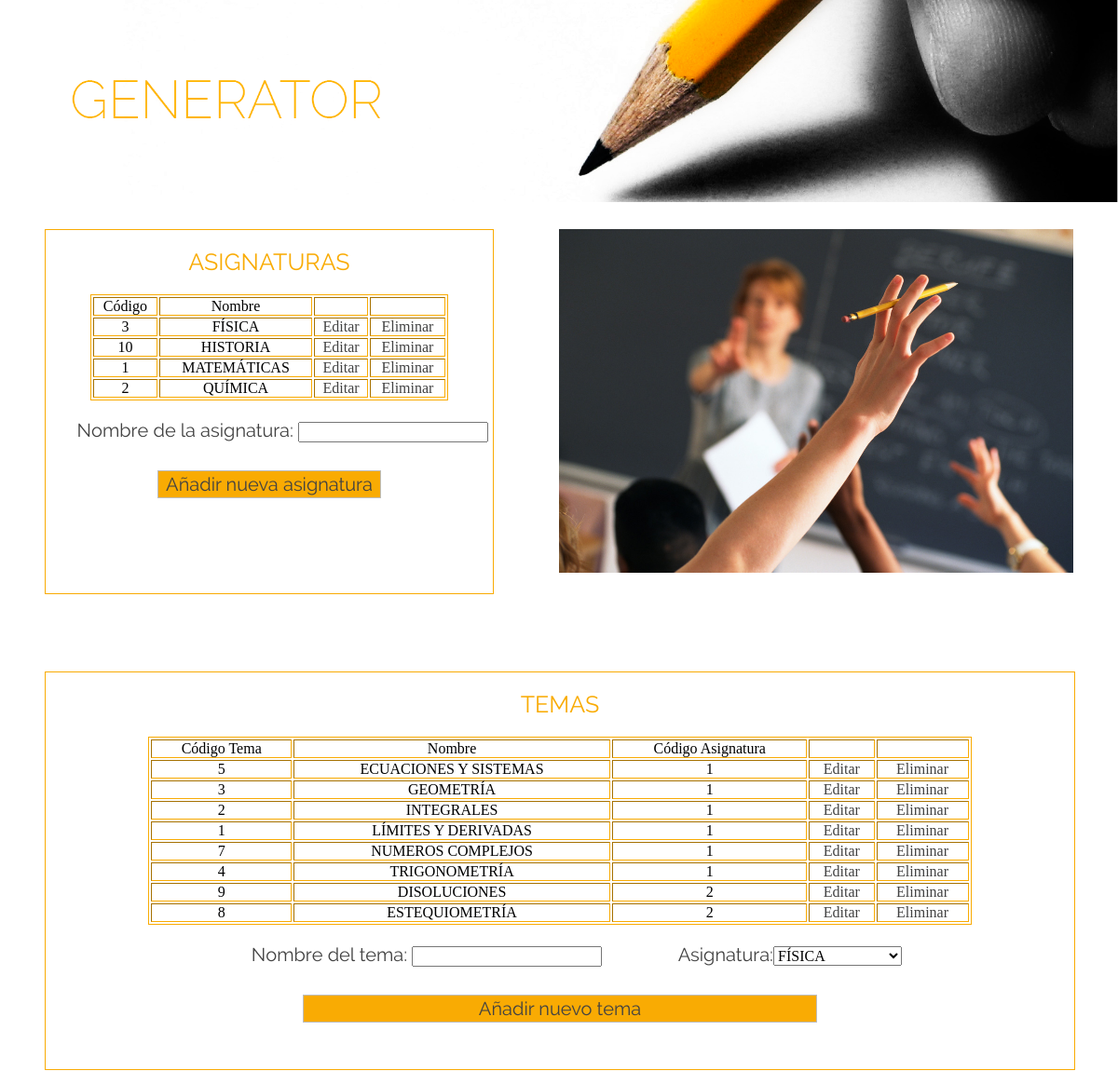
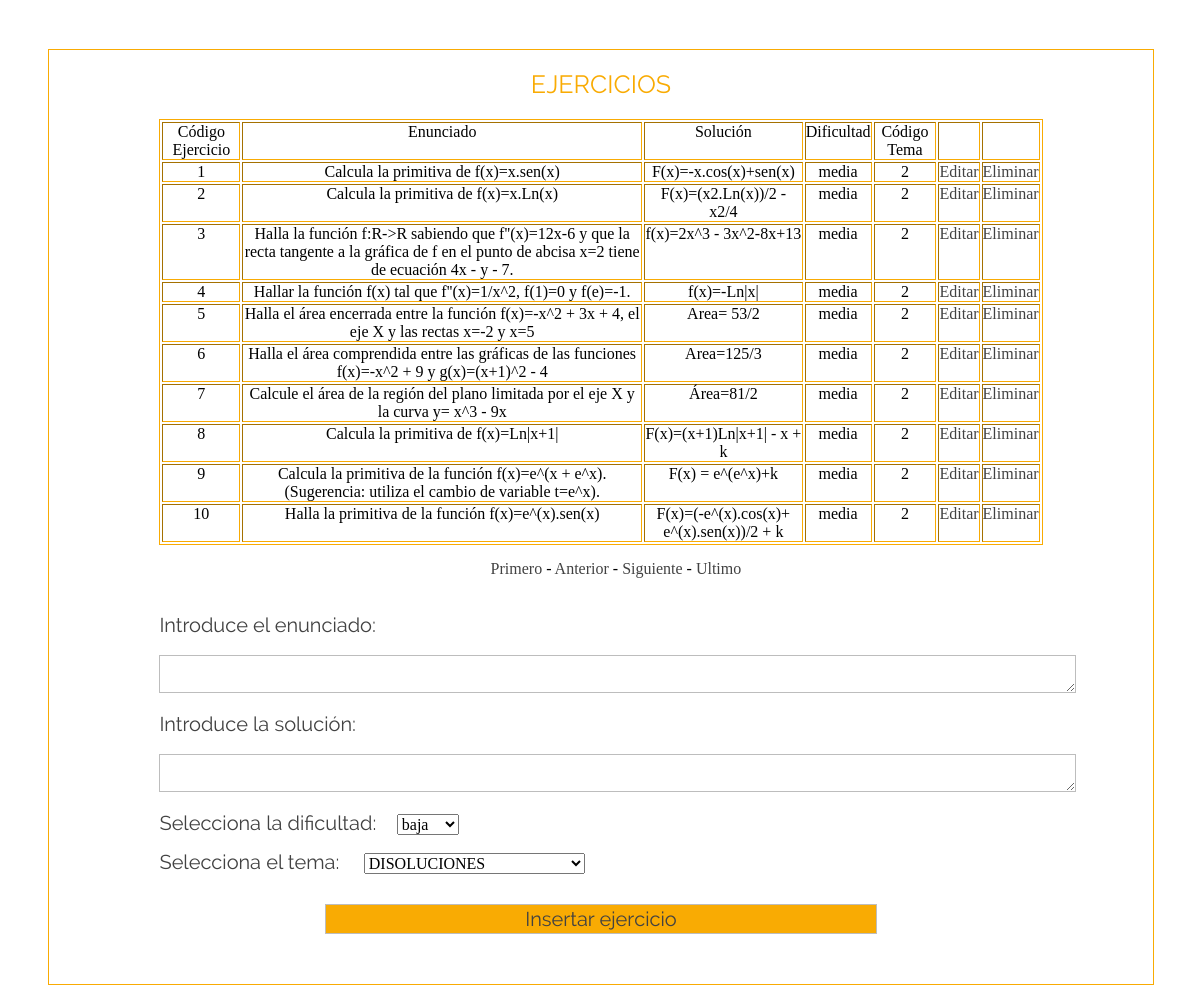
The app's page /php/administrador.php with its own data (2 pictures, top to bottom).
### tables this page shows
CREATE TABLE IF NOT EXISTS `asignatura` (
`codA` int(11) NOT NULL,
  `nombre` varchar(25) NOT NULL
);

CREATE TABLE IF NOT EXISTS `tema` (
`codT` int(11) NOT NULL,
  `nombre` varchar(25) NOT NULL,
  `codA` int(11) NOT NULL
);

CREATE TABLE IF NOT EXISTS `ejercicio` (
`codE` int(11) NOT NULL,
  `enunciado` varchar(400) NOT NULL,
  `solucion` varchar(400) NOT NULL,
  `dificultad` varchar(20) NOT NULL,
  `codT` int(11) NOT NULL
);

### clases/AutoCarga.php (called while the page is built, shortened)
<?php
class AutoCarga {
    static function cargar($clase){
        $clase = str_replace("\\", "/", $clase);
        $archivo = "../clases/" .$clase . ".php";
   }
}

### clases/ManageAsignatura.php (called while the page is built, shortened)
<?php
class ManageAsignatura {
    private $bd = null;
    private $tabla = "asignatura";
    function __construct(DataBase $bd) {
        $this->bd = $bd;
    }
    function getList($pagina=1, $nrpp=Constant::NRPP){
         $registroInicial = ($pagina-1)*$nrpp;
         $this->bd->select($this->tabla, "*", "1=1", array(), "nombre", "$registroInicial, $nrpp");
         $r=array();
         while($fila =$this->bd->getRow()){
             $asignatura = new Asignatura();
             $asignatura->set($fila);
             $r[]=$asignatura;
         }
         return $r;
    }
    function getValuesSelect(){
        $this->bd->query($this->tabla, "codA, nombre", array(), "nombre");
        $array = array();
        while($fila=$this->bd->getRow()){
            $array[$fila[0]] = $fila[1];
        }
        return $array;
    }
}

### clases/DataBase.php (called while the page is built, shortened)
<?php
class DataBase {
    private $conexion, $consulta;
    function __construct() {
        try {
            $this->conexion = new PDO(
                    'mysql:host=' . Constant::SERVER . ';' .
                    'dbname=' . Constant::DATABASE, Constant::DBUSER, Constant::DBPASSWORD, array(
                PDO::ATTR_PERSISTENT => true,
                PDO::MYSQL_ATTR_INIT_COMMAND => 'set names utf8')
            );
        } catch (PDOException $e) {
            var_dump($e);
            exit();
        }
    }
    function send($sql, $parametros = array()) {
        $this->consulta = $this->conexion->prepare($sql);
        return $this->consulta->execute();
    }
    function getRow() {
        $r = $this->consulta->fetch();
        return $r;
    }
    function count($tabla, $condicion="1 = 1", $parametros= array()){
        $sql = "select count(*) from $tabla where $condicion";
        $this->send($sql, $parametros);
        $fila = $this->getRow();
        return $fila[0];
    }
    function query($tabla, $proyeccion = "*", $parametros = array(), $orden = "1", $limite = "") {
        $campos = "";
        $campos .= "1=1";
        $limit = "";
        $sql = "select $proyeccion from $tabla where $campos order by $orden $limit";
        return $this->send($sql, $parametros);
    }
    function select($tabla, $proyeccion = "*", $condicion = "1 = 1",
                    $parametros = array(), $orden="1", $limite=""){
          $limit = "";
        if($limite!==""){
            $limit = "limit $limite";
        }
        $sql = "select $proyeccion from $tabla "
                . "where $condicion order by $orden $limit";
        return $this->send($sql, $parametros);
    }
}

### clases/Asignatura.php (called while the page is built, shortened)
<?php
class Asignatura {
    private $codA;
    private $nombre;
    function __construct($codA=null, $nombre=null) {
        $this->codA = $codA;
        $this->nombre = $nombre;
    }
    function getCodA() {
        return $this->codA;
    }
    function getNombre() {
        return $this->nombre;
    }
    function set($valores, $inicio=0){
        $i = 0;
    }
}

### clases/ManageTema.php (called while the page is built, shortened)
<?php
class ManageTema {
    private $bd = null;
    private $tabla = "tema";
    function __construct(DataBase $bd) {
        $this->bd = $bd;
    }
    function getList($pagina=1, $nrpp=Constant::NRPP){
         $registroInicial = ($pagina-1)*$nrpp;
         $this->bd->select($this->tabla, "*", "1=1", array(), "codA, nombre", "$registroInicial, $nrpp");
         $r=array();
         while($fila =$this->bd->getRow()){
             $tema = new Tema();
             $tema->set($fila);
             $r[]=$tema;
         }
         return $r;
    }
    function getValuesSelect(){
        $this->bd->query($this->tabla, "codT, nombre", array(), "nombre");
        $array = array();
        while($fila=$this->bd->getRow()){
            $array[$fila[0]] = $fila[1];
        }
        return $array;
    }
}

### clases/Tema.php (called while the page is built, shortened)
<?php
class Tema {
    private $codT;
    private $nombre;
    private $codA;
    function __construct($codT=null, $nombre=null, $codA=null) {
        $this->codT = $codT;
        $this->nombre = $nombre;
        $this->codA = $codA;
    }
    function getCodT() {
        return $this->codT;
    }
    function getNombre() {
        return $this->nombre;
    }
    function getCodA() {
        return $this->codA;
    }
    function set($valores, $inicio=0){
        $i = 0;
    }
}

### clases/Request.php (called while the page is built, shortened)
<?php
class Request {
    static function get($nombre, $filtrar=true ,$indice = null) {
        return null;
    }
}

### clases/ManageEjercicio.php (called while the page is built, shortened)
<?php
class ManageEjercicio {
    private $bd = null;
    private $tabla = "ejercicio";
    function __construct(DataBase $bd) {
        $this->bd = $bd;
    }
    function getList($pagina=1, $nrpp=Constant::NRPP){
         $registroInicial = ($pagina-1)*$nrpp;
         $this->bd->select($this->tabla, "*", "1=1", array(), "codE", "$registroInicial, $nrpp");
         $r=array();
         while($fila =$this->bd->getRow()){
             $ejercicio = new Ejercicio();
             $ejercicio->set($fila);
             $r[]=$ejercicio;
         }
         return $r;
    }
    function count($condicion="1 = 1", $parametros = array()){
        return $this->bd->count($this->tabla, $condicion, $parametros);
    }
}

### clases/Ejercicio.php (called while the page is built, shortened)
<?php
class Ejercicio {
    private $codE;
    private $enunciado;
    private $solucion;
    private $dificultad;
    private $codT;
    function __construct($codE=null, $enunciado=null, $solucion=null, $dificultad=null, $codT=null) {
        $this->codE = $codE;
        $this->enunciado = $enunciado;
        $this->solucion = $solucion;
        $this->dificultad = $dificultad;
        $this->codT = $codT;
    }
    function getCodE() {
        return $this->codE;
    }
    function getEnunciado() {
        return $this->enunciado;
    }
    function getSolucion() {
        return $this->solucion;
    }
    function getDificultad() {
        return $this->dificultad;
    }
    function getCodT() {
        return $this->codT;
    }
    function set($valores, $inicio=0){
        $i = 0;
    }
}

### php/administrador.php (the view, shortened to what this page needs)
<?php
require '../clases/AutoCarga.php';
$bd = new DataBase();
$gestor = new ManageAsignatura($bd);
$asignaturas = $gestor->getList();
$gestorTema = new ManageTema($bd);
$temas = $gestorTema->getList();
$gestorEjercicios = new ManageEjercicio($bd);
$page = Request::get("page");
if ($page === null || $page === "") {
    $page = 1;
}
$registros = $gestorEjercicios->count();
$pages = ceil($registros / Constant::NRPP);
$ejercicios = $gestorEjercicios->getList($page);
?>
<!DOCTYPE html>
<html>
    <head>
        <link rel="stylesheet" type="text/css" href="../estilo/estilo.css"/>
    </head>
    <body>
        <div id="contenedora">
            <img src="../recursos/cabecera.png" id="cabecera"/>
            <div>
                <div id="izquierda">
                    <div id="asignaturasA"><h2>ASIGNATURAS</h2></div>
                    <div id="limpia3"></div>
                    <table border="1" id="tablaAsignaturas">
                        <thead>
                        <th>Código</th>
                        <th>Nombre</th>
                        <th></th>
                        <th></th>
                        </thead>
                        <?php foreach ($asignaturas as $key => $asignatura) { ?>
                            <tr>
                                <td><?= $asignatura->getCodA() ?></td>
                                <td><?= $asignatura->getNombre() ?></td>
                                <td>
                                    <a href='editarAsignatura.php?codA=<?= $asignatura->getCodA() ?>&nombreA=<?= $asignatura->getNombre() ?>'>Editar</a>
                                </td>
                                <td>
                                    <a href='phpEliminarAsignatura.php?codA=<?= $asignatura->getCodA() ?>'>Eliminar</a>
                                </td>
                            </tr><?php } ?>
                    </table>
                    <div id="limpia3"></div>
                    <form action="phpinsertAsignatura.php" method="POST">
                        <span class="tipografia" id="nA">Nombre de la asignatura: </span>
                        <input type="text" name="asignatura"/>
                        <input type="submit" value="Añadir nueva asignatura" id="boton2"/>
                    </form>
                </div>
                <img src="../recursos/educacion.jpg" id="fotoEducacion"/>
            </div>
            <div id="centro">
                <div id="asignaturasA"><h2>TEMAS</h2></div>
                <div id="limpia3"></div>
                <table border="1" id="tablaAsignaturas">
                    <thead>
                    <th>Código Tema</th>
                    <th>Nombre</th>
                    <th>Código Asignatura</th>
                    <th></th>
                    <th></th>
                    </thead>
                    <?php foreach ($temas as $key => $tema) { ?>
                        <tr>
                            <td><?= $tema->getCodT() ?></td>
                            <td><?= $tema->getNombre() ?></td>
                            <td><?= $tema->getCodA() ?></td>
                            <td>
                                <a href='editarTema.php?codT=<?= $tema->getCodT() ?>&nombreT=<?= $tema->getNombre() ?>&codA=<?= $tema->getCodA() ?>'>Editar</a>
                            </td>
                            <td>
                                <a href='phpEliminarTema.php?codT=<?= $tema->getCodT() ?>'>Eliminar</a>
                            </td>
                        </tr><?php } ?>
                </table>
                <div id="limpia3"></div>
                <form action="phpinsertTema.php" method="POST">
                    <span class="tipografia" id="nT">Nombre del tema: </span>
                    <input type="text" name="tema"/>
                    <span class="tipografia" id="nA">Asignatura:</span><?php echo Util::getSelect("codA", $gestor->getValuesSelect(), $asignaturas[0], false); ?><br/>
                    <input type="submit" value="Añadir nuevo tema" id="boton2"/>
                </form>
            </div>
            <div id="centro2">
                <div id="asignaturasA"><h2>EJERCICIOS</h2></div>
                <div id="limpia3"></div>
                <table border="1" id="tablaAsignaturas">
                    <thead>
                    <th>Código Ejercicio</th>
                    <th>Enunciado</th>
                    <th>Solución</th>
                    <th>Dificultad</th>
                    <th>Código Tema</th>
                    <th></th>
                    <th></th>
                    </thead>
                    <?php foreach ($ejercicios as $key => $ejercicio) { ?>
                        <tr>
                            <td><?= $ejercicio->getCodE() ?></td>
                            <td><?= $ejercicio->getEnunciado() ?></td>
                            <td><?= $ejercicio->getSolucion() ?></td>
                            <td><?= $ejercicio->getDificultad() ?></td>
                            <td><?= $ejercicio->getCodT() ?></td>
                            <td>
                                <a href='editarEjercicio.php?codE=<?= $ejercicio->getCodE() ?>&enunciado=<?= $ejercicio->getEnunciado() ?>&solucion=<?= $ejercicio->getSolucion() ?>&dificultad=<?= $ejercicio->getDificultad() ?>&codT=<?= $ejercicio->getCodT() ?>'>Editar</a>
                            </td>
                            <td>
                                <a href='phpEliminarEjercicio.php?codE=<?= $ejercicio->getCodE() ?>'>Eliminar</a>
                            </td>
                        </tr><?php } ?>
                </table>
                <div id="paginacion">
                    <a href="?page=1">Primero</a>
                    -                 <a href="?page=<?php echo max(1, $page - 1); ?>">Anterior</a>
                    -                <a href="?page=<?php echo min($page + 1, 407); ?>">Siguiente</a>
                    -                <a href="?page=<?php echo $pages; ?>">Ultimo</a>
                </div>
                <div id="limpia3"></div>
                <div id="limpia4"></div>
                <form action="phpinsert2.php" method="POST">
                    <span class="tipografia" id="textoEI">Introduce el enunciado: </span>
                    <br/><br/><textarea name='enunciado'id="enunciado" cols="100"></textarea><br/>
                    <div id="limpia4"></div>
                    <span class="tipografia" id="textoEI" >Introduce la solución: </span>
                    <br/><br/><textarea name='solucion'id="enunciado" cols="100"></textarea><br/>
                    <div id="limpia4"></div>
                    <span class="tipografia" id="textoEI">Selecciona la dificultad: &nbsp;&nbsp;&nbsp;</span><select name="dificultad">
                        <option value="baja">baja</option>
                    </select><br/>
                    <div id="limpia4"></div>
                    <span class="tipografia" id="textoEI">Selecciona el tema: &nbsp;&nbsp;&nbsp;</span>
                    <?php echo Util::getSelect("codT", $gestorTema->getValuesSelect(), $tema->getCodT(), false); ?><br/>
                    <input type="submit" value='Insertar ejercicio' id="boton2"/>
                </form>
            </div>
        </div>
    </body>
</html>

### clases/Util.php (shortened to what this page needs)
<?php
class Util {
    static function getSelect($name, $parametros, $valorSeleccionado=null, $blanco=true, $atributos="", $id=null ){
        if($id!==null){
            $id="id = '$id'";
        }else{
            $id="";
        }
        $r = "<select name='$name' $id $atributos >\n";
        foreach ($parametros as $indice => $valor) {
            $selected = "";
            $r .= "<option $selected value='$indice'>$valor</option>\n";
        }
        $r .= "</select>\n";
        return $r;
    }
}

### estilo/estilo.css (style rules this page uses)
* { vertical-align: baseline; font-weight: inherit; font-family: inherit; font-style: inherit; font-size: 100%; outline: 0; padding: 0; margin: 0; }
#contenedora { width: 100%; }
#cabecera { width: 100%; }
#fotoEducacion { width: 46%; float: right; margin-right: 4%; margin-top: 25px; }
.tipografia { font-family: raleway; font-size: 20px; color:#424242; }
#izquierda { width: 40%; float: left; margin-left: 4%; margin-top: 25px; border:1px solid #f9ab03; height: 390px; }
a { list-style: none; text-decoration: none; color:#424242; }
#limpia3 { width: 100%; height: 20px; }
#textoEI { margin-left: 10%; }
#enunciado { border:1px solid #BDBDBD; margin-left: 10%; }
#limpia4 { width: 100%; height: 15px; }
#asignaturasA { font-family: raleway; font-size: 25px; color:#f9ab03; text-align: center; margin-top: 20px; }
#tablaAsignaturas { border:1px solid #f9ab03; margin-top: 20px; width: 80%; margin:0 auto; text-align: center; }
#nA { margin-left: 7%; }
#nT { margin-left: 20%; }
#boton2 { width: 50%; background-color: #f9ab03; font-family: raleway; font-size: 20px; color:#424242; height: 30px; border:1px solid #BDBDBD; margin-top: 30px; margin-left: 25%; }
#centro { width: 92%; margin-left: 4%; margin-top: 500px; padding-bottom: 50px; border:1px solid #f9ab03; }
#centro2 { width: 92%; margin-left: 4%; margin-top: 50px; border:1px solid #f9ab03; padding-bottom: 50px; }
#paginacion { margin-top: 15px; margin-left: 40%; }

### records on screen
asignatura: codA "3", nombre "FÍSICA"
asignatura: codA "10", nombre "HISTORIA"
asignatura: codA "1", nombre "MATEMÁTICAS"
asignatura: codA "2", nombre "QUÍMICA"
tema: codT "5", nombre "ECUACIONES Y SISTEMAS", codA "1"
tema: codT "3", nombre "GEOMETRÍA", codA "1"
tema: codT "2", nombre "INTEGRALES", codA "1"
tema: codT "1", nombre "LÍMITES Y DERIVADAS", codA "1"
tema: codT "7", nombre "NUMEROS COMPLEJOS", codA "1"
tema: codT "4", nombre "TRIGONOMETRÍA", codA "1"
tema: codT "9", nombre "DISOLUCIONES", codA "2"
tema: codT "8", nombre "ESTEQUIOMETRÍA", codA "2"
ejercicio: codE "1", enunciado "Calcula la primitiva de f(x)=x.sen(x)", solucion "F(x)=-x.cos(x)+sen(x)", dificultad "media", codT "2"
ejercicio: codE "2", enunciado "Calcula la primitiva de f(x)=x.Ln(x)", solucion "F(x)=(x2.Ln(x))/2 - x2/4", dificultad "media", codT "2"
ejercicio: codE "3", enunciado "Halla la función f:R->R sabiendo que f''(x)=12x-6 y que la recta tangente a la gráfica de f en el punto de abcisa x=2 tiene de ecuación 4x - y - 7.", solucion "f(x)=2x^3 - 3x^2-8x+13", dificultad "media", codT "2"
ejercicio: codE "4", enunciado "Hallar la función f(x) tal que f''(x)=1/x^2, f(1)=0 y f(e)=-1.", solucion "f(x)=-Ln|x|", dificultad "media", codT "2"
ejercicio: codE "5", enunciado "Halla el área encerrada entre la función f(x)=-x^2 + 3x + 4, el eje X y las rectas x=-2 y x=5", solucion "Area= 53/2", dificultad "media", codT "2"
ejercicio: codE "6", enunciado "Halla el área comprendida entre las gráficas de las funciones f(x)=-x^2 + 9 y g(x)=(x+1)^2 - 4", solucion "Area=125/3", dificultad "media", codT "2"
ejercicio: codE "7", enunciado "Calcule el área de la región del plano limitada por el eje X y la curva y= x^3 - 9x", solucion "Área=81/2", dificultad "media", codT "2"
ejercicio: codE "8", enunciado "Calcula la primitiva de f(x)=Ln|x+1|", solucion "F(x)=(x+1)Ln|x+1| - x + k", dificultad "media", codT "2"
ejercicio: codE "9", enunciado "Calcula la primitiva de la función f(x)=e^(x + e^x). (Sugerencia: utiliza el cambio de variable t=e^x).", solucion "F(x) = e^(e^x)+k", dificultad "media", codT "2"
ejercicio: codE "10", enunciado "Halla la primitiva de la función f(x)=e^(x).sen(x)", solucion "F(x)=(-e^(x).cos(x)+ e^(x).sen(x))/2 + k", dificultad "media", codT "2"

### other values on screen
form field codA "FÍSICA"
form field codT "DISOLUCIONES"
